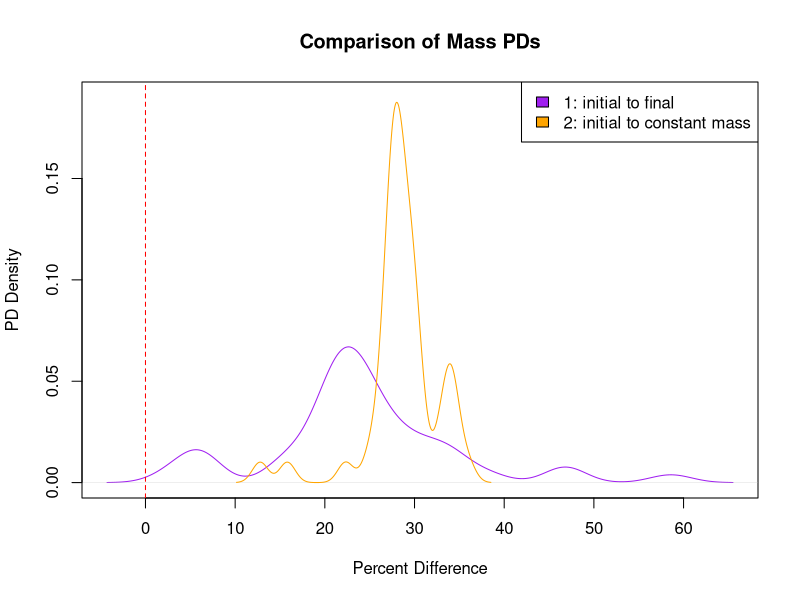
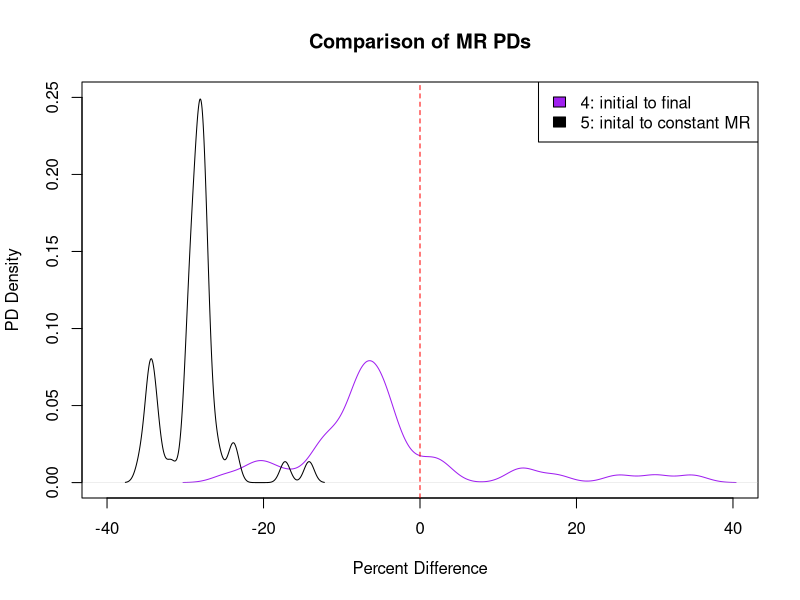

Generate these figures, in order, with R:

#--------------CALCULATING EXPONENTS AND ACTIVATION ENERGY FOR METABOLIC EQUATIONS-------------------------------

### For the metabolic rate equation Metabolic Rate = constant * (Mass ^exponent) * e ^ Activation Energy/kt
### This section uses metabolic rate, temperature, and size data to calculated fitted exponent and activation
### energy for the taxonomic classes for which we could find data. 

# Classes: Branchiopoda, Malacostraca, Maxillopoda
# Data source: Makrieva
MR_data = read.csv("Class_metabolicrates_Makrievadata.csv", stringsAsFactors = FALSE)
Class_list=unique(MR_data$Class)
InvK=1/(273.15+MR_data$TC) #getting all the units correct
Mkg=MR_data$Mg/1000
W=MR_data$qWkg*Mkg
MR_data = cbind(MR_data, InvK, W)

#obtaining class-specific exponents for metabolic rate scaling for Branchiopoda Malacostraca and Maxillopoda
class_slopes=c()
for (current_class in Class_list){
  Class_data=subset(MR_data, MR_data$Class == current_class)
  basic=lm(log(Class_data$W) ~ log(Class_data$Mg) + Class_data$InvK)
  Mslope=basic$coefficients[2]
  Tslope=basic$coefficients[3]
  Ea=Tslope*0.00008617
  class_slopes=rbind(class_slopes, c(current_class, Mslope, Tslope, Ea))
}

# Classes: Amphibia
# Data source: White
MR_Amphi = read.csv("Whiteetal_Amphibiandata.csv", stringsAsFactors = FALSE)
A_InvK=1/(273.15+MR_Amphi$TC)
A_Mkg=MR_Amphi$Mg/1000
MR_Amphi = cbind(MR_Amphi, A_InvK, A_Mkg)
A_basic=lm(log(MR_Amphi$Watts) ~ log(MR_Amphi$A_Mkg) + MR_Amphi$A_InvK)
Mslope=A_basic$coefficients[2]
Tslope=A_basic$coefficients[3]
Ea=Tslope*0.00008617
class_slopes=rbind(class_slopes, c("Amphibia", Mslope, Tslope, Ea))
class_slopes=as.data.frame(class_slopes, stringsAsFactors = FALSE)

# Classes: Actinoperygii
# Data source: Gillooly
#obtaining super-class-specific exponents for metabolic rate scaling in fish
MR_fish = read.csv("gillooly_fish.csv", stringsAsFactors = FALSE)
f_Mkg=MR_fish$Mg/1000
MR_fish = cbind(MR_fish, f_Mkg)
F_basic=lm(log(MR_fish$W) ~ log(MR_fish$f_Mkg) + MR_fish$invK)
Mslope=F_basic$coefficients[2]
Tslope=F_basic$coefficients[3]
Ea=Tslope*0.00008617
class_slopes=rbind(class_slopes, c("Actinoperygii", Mslope, Tslope, Ea))
class_slopes=as.data.frame(class_slopes, stringsAsFactors = FALSE)

#removing unneccesary column and renaming columns
class_values=class_slopes[c(-3)]
names(class_values)[names(class_values) == "V1"] = "Class"
names(class_values)[names(class_values) == "log(Class_data$Mg)"] = "exponent"
names(class_values)[names(class_values) == "Class_data$InvK"] = "Ea"

# Classes: Insecta, Gastropoda, Eurotatoria, Entognatha
# Data source (Insecta only): Chown
# Remaining classes' values from theory
I_class="Insecta"
other_class=c("Gastropoda","Eurotatoria", "Entognatha")
I_slope=0.75
I_Ea=-0.62
Other_Ea=-0.63
other_values=cbind(I_class,I_slope,I_Ea)
for (current_class in other_class){
  current_values=cbind(current_class,I_slope,Other_Ea)
  other_values=rbind(other_values, current_values)
}

other_values = as.data.frame(other_values)
names(other_values)[names(other_values) == "I_class"] = "Class"
names(other_values)[names(other_values) == "I_slope"] = "exponent"
names(other_values)[names(other_values) == "I_Ea"] = "Ea"
class_values = rbind(class_values, other_values)
class_values = transform(class_values, exponent = as.numeric(exponent), Ea = as.numeric(Ea))

#---------------------CREATE THREE DEGREE DATASET----------------------------
### Within a scientific paper, the body size-temperature study may have replicated
### experiments or have slightly different experiments that were conducted. Each experiment
### is called a replicate and was given a unique identifier in "MTEEcto_data.csv". 

# Read in compiled experimental dataset, has one temperature and replicate per row
original_data = read.csv("MTEEcto_data.csv", stringsAsFactors = FALSE, fileEncoding = "latin1")

# Turn unique row names into column in original dataset
original_data = data.frame(as.numeric(rownames(original_data)), original_data)
colnames(original_data)[1] = "row_names"

# Create list of experiment names and respective species
replicate_list_original=unique(original_data$studyID)

# Create dataset containing all temperature pairs within each replicate
all_pairs = c()
for(current_replicate in replicate_list_original){
  single_replicate = subset(original_data, original_data$studyID == current_replicate)
  single_replicate_rownames_combos = combn(single_replicate$row_names, 2)
  single_replicate_rownames_combos = t(single_replicate_rownames_combos)
  single_replicate_temps_combos = combn(single_replicate$temp, 2)
  single_replicate_temps_combos = t(single_replicate_temps_combos)
  single_replicate_masses_combos = combn(single_replicate$mass, 2)
  single_replicate_masses_combos = t(single_replicate_masses_combos)
  single_replicate_combos = cbind(single_replicate_rownames_combos, single_replicate_temps_combos, single_replicate_masses_combos)
  single_replicate_combos = data.frame(single_replicate_combos)
  single_replicate_combos = cbind(current_replicate, single_replicate_combos)
  all_pairs = rbind(all_pairs, single_replicate_combos)
}
names(all_pairs) = c("studyID", "initial_temp_row", "final_temp_row", "initial_temp", "final_temp", "initial_mass", "final_mass")

# Subset dataset to contain only temperature pairs that differ by 3*
all_pairs$temp_diff = all_pairs$final_temp - all_pairs$initial_temp
three_degree_pairs = subset(all_pairs, all_pairs$temp_diff == 3)

# Add species to three degree difference pairs
lookup = original_data[match(three_degree_pairs$studyID, original_data$studyID),]
three_degree_pairs$species = lookup$Species
three_degree_pairs$Class = lookup$Class

# List of species and number of pairs per species
species_duplicates = sort(table(three_degree_pairs$species), decreasing=TRUE)

# Add class-specific values to pairs dataset
store_class_values = class_values[match(three_degree_pairs$Class, class_values$Class),]
three_degree_pairs = cbind(three_degree_pairs, store_class_values$exponent, store_class_values$Ea)
colnames(three_degree_pairs)[11] = "exponent"
colnames(three_degree_pairs)[12] = "Ea"

# List of classes and number of pairs per class
class_distribution = table(three_degree_pairs$Class)

#------------------CALCULATE METABOLIC RATES/MASSES--------------------------

# Use MTE equation to calculate metabolic rates (initial, final, and w/ constant/initial mass)
three_degree_pairs$initial_metrate = (three_degree_pairs$initial_mass ^ three_degree_pairs$exponent) * (exp(((three_degree_pairs$Ea) / (.00008617 * (three_degree_pairs$initial_temp + 273.15)))))
three_degree_pairs$final_metrate = (three_degree_pairs$final_mass ^ three_degree_pairs$exponent) * (exp(((three_degree_pairs$Ea) / (.00008617 * (three_degree_pairs$final_temp + 273.15)))))
three_degree_pairs$constantmass_metrate = (three_degree_pairs$initial_mass ^ three_degree_pairs$exponent) * (exp(((three_degree_pairs$Ea) / (.00008617 * (three_degree_pairs$final_temp + 273.15)))))

# Use rearranged MTE equation to calculate mass w/ constant/initial metabolic rate
three_degree_pairs$constantmetrate_mass = (three_degree_pairs$initial_metrate / (exp(three_degree_pairs$Ea / (.00008617 * (three_degree_pairs$final_temp + 273.15))))) ^ (1 / three_degree_pairs$exponent)

#--------------------EXPLORATORY STATS AND FIGURES-----------------------

### Summary values

# Percent differences for metabolic rates
  # 1: initial to final (empirical), expect increase
  # 2: initial to constant mass (theoretical), expect increase
  # 3: final to constant mass, expect increase
three_degree_pairs$PD_1 = ((three_degree_pairs$final_metrate / three_degree_pairs$initial_metrate) - 1) * 100
three_degree_pairs$PD_2 = ((three_degree_pairs$constantmass_metrate / three_degree_pairs$initial_metrate) - 1) * 100
three_degree_pairs$PD_3 = ((three_degree_pairs$constantmass_metrate / three_degree_pairs$final_metrate) - 1) * 100

# Percent differences for masses
  # 4: initial to final (empirical), expect decrease
  # 5: initial to constant metabolic rate (theoretical), expect decrease
  # 6: final to constant metabolic rate, expect decrease
three_degree_pairs$PD_4 = ((three_degree_pairs$final_mass / three_degree_pairs$initial_mass) - 1) * 100
three_degree_pairs$PD_5 = ((three_degree_pairs$constantmetrate_mass / three_degree_pairs$initial_mass) - 1) * 100
three_degree_pairs$PD_6 = ((three_degree_pairs$constantmetrate_mass / three_degree_pairs$final_mass) - 1) * 100

# Create species dataset
# This code is way awful
library(dplyr)

# Get columns for averages
species_data = three_degree_pairs %>%
  group_by(species) %>%
  #summarise(count = n())
  summarise_each(funs(mean), initial_mass, final_mass, initial_metrate, final_metrate, 
                 constantmass_metrate, constantmetrate_mass, PD_1, PD_2, PD_3, PD_4, PD_5, PD_6) 

# Add in species occurrence values
occurrences = three_degree_pairs %>%
  group_by(species) %>%
  summarise(count = n())

species_data$occurrences = occurrences$count

# Add in class column
lookup_test = lookup[match(species_data$species, three_degree_pairs$species),]
species_data$class = lookup_test$Class

### Figures

# Density plots for t-test for metabolic rate + normality test + t-test
plot(density(species_data$PD_1), col = "purple", ylim = c(0, 0.19), main = "Comparison of Mass PDs", xlab = "Percent Difference", ylab = "PD Density")
legend("topright", c("1: initial to final", "2: initial to constant mass"), fill = c("purple", "orange"))
lines(density(species_data$PD_2), col = "orange")
abline(v = 0, lty = 2, col = "red")
shapiro.test(species_data$PD_1)
shapiro.test(species_data$PD_2)
t.test(species_data$PD_1, species_data$PD_2, paired = TRUE)

# Density plots for t-test for mass + normality test + t-test
plot(density(species_data$PD_4), col = "purple", xlim = c(-40, 40), ylim = c(0, 0.25), main = "Comparison of MR PDs", xlab = "Percent Difference", ylab = "PD Density")
lines(density(species_data$PD_5), col = "black")
legend("topright", c("4: initial to final", "5: inital to constant MR"), fill = c("purple", "black"))
abline(v = 0, lty = 2, col = "red")
shapiro.test(species_data$PD_4)
shapiro.test(species_data$PD_5)
t.test(species_data$PD_4, species_data$PD_5, paired = TRUE)

### Statistical tests
